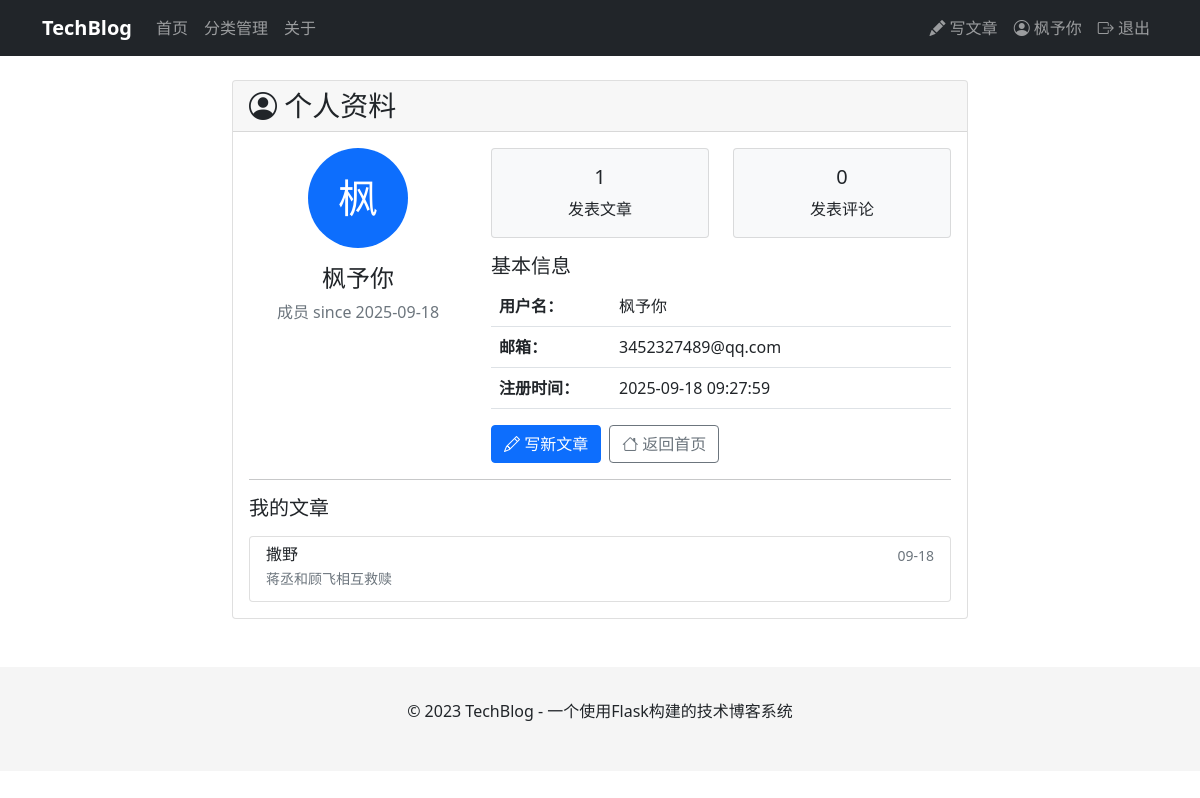
Page /profile (signed in) on the committed database.
### models.py (models this page shows, shortened)
class User(UserMixin,db.Model): #这行代码定义了一个用户模型类，它同时继承了两个类：UserMixin 和 db.Model。
    id=db.Column(db.Integer,primary_key=True)
    username=db.Column(db.String(80),unique=True,nullable=False)
    password_hash=db.Column(db.String(120))
    email=db.Column(db.String(120),unique=True,nullable=False)
    posts=db.relationship('Post',backref='author',lazy=True)
    comments=db.relationship('Comment',backref='author',lazy=True)
    created_at=db.Column(db.DateTime,default=datetime.utcnow)

class Post(db.Model):
    id=db.Column(db.Integer,primary_key=True)
    title=db.Column(db.String(200),nullable=False)
    content=db.Column(db.Text,nullable=False)
    user_id=db.Column(db.Integer,db.ForeignKey('user.id'),nullable=False)
    category_id=db.Column(db.Integer,db.ForeignKey('category.id'),nullable=False)
    comments=db.relationship('Comment',backref='post',lazy=True)
    created_at=db.Column(db.DateTime,default=datetime.utcnow)
    updated_at=db.Column(db.DateTime,default=datetime.utcnow,onupdate=datetime.utcnow)
    tags=db.relationship('Tag',secondary='post_tag',backref='posts')

### routes.py (the view)
@bp.route('/profile')
@login_required
def profile():
    user = User.query.get(current_user.id)
    posts_count = Post.query.filter_by(user_id=user.id).count()
    comments_count = Comment.query.filter_by(user_id=user.id).count()
    return render_template('profile.html', user=user, posts_count=posts_count, comments_count=comments_count)

### app.py (called while the page is built)
@login_manager.user_loader
def load_user(user_id):
    return User.query.get(int(user_id))

### templates/profile.html (shortened to what this page needs)
{% extends "base.html" %}
{% block content %}
<div class="row justify-content-center">
    <div class="col-lg-8">
        <div class="card">
            <div class="card-header">
                <h3 class="card-title mb-0">
                    <i class="bi bi-person-circle"></i> 个人资料
                </h3>
            </div>
            <div class="card-body">
                <div class="row">
                    <div class="col-md-4 text-center mb-4">
                        <div class="bg-primary text-white rounded-circle d-inline-flex align-items-center justify-content-center"
                             style="width: 100px; height: 100px; font-size: 2.5rem;">
                            {{ user.username[0]|upper }}
                        </div>
                        <h4 class="mt-3">{{ user.username }}</h4>
                        <p class="text-muted">成员 since {{ user.created_at.strftime('%Y-%m-%d') }}</p>
                    </div>
                    <div class="col-md-8">
                        <div class="row">
                            <div class="col-sm-6">
                                <div class="card bg-light mb-3">
                                    <div class="card-body text-center">
                                        <h5 class="card-title">{{ posts_count }}</h5>
                                        <p class="card-text">发表文章</p>
                                    </div>
                                </div>
                            </div>
                            <div class="col-sm-6">
                                <div class="card bg-light mb-3">
                                    <div class="card-body text-center">
                                        <h5 class="card-title">{{ comments_count }}</h5>
                                        <p class="card-text">发表评论</p>
                                    </div>
                                </div>
                            </div>
                        </div>
                        <h5>基本信息</h5>
                        <table class="table">
                            <tr>
                                <th width="120">用户名：</th>
                                <td>{{ user.username }}</td>
                            </tr>
                            <tr>
                                <th>邮箱：</th>
                                <td>{{ user.email }}</td>
                            </tr>
                            <tr>
                                <th>注册时间：</th>
                                <td>{{ user.created_at.strftime('%Y-%m-%d %H:%M:%S') }}</td>
                            </tr>
                        </table>
                        <div class="d-flex gap-2">
                            <a href="{{ url_for('main.create_post') }}" class="btn btn-primary">
                                <i class="bi bi-pencil"></i> 写新文章
                            </a>
                            <a href="{{ url_for('main.index') }}" class="btn btn-outline-secondary">
                                <i class="bi bi-house"></i> 返回首页
                            </a>
                        </div>
                    </div>
                </div>
                {% if user.posts %}
                <hr>
                <h5 class="mb-3">我的文章</h5>
                <div class="list-group">
                    {% for post in user.posts|sort(attribute='created_at', reverse=true) %}
                    <a href="{{ url_for('main.show_post', post_id=post.id) }}" class="list-group-item list-group-item-action">
                        <div class="d-flex w-100 justify-content-between">
                            <h6 class="mb-1">{{ post.title }}</h6>
                            <small class="text-muted">{{ post.created_at.strftime('%m-%d') }}</small>
                        </div>
                        <p class="mb-1 text-muted small">{{ post.content[:100] }}{% if post.content|length > 100 %}...{% endif %}</p>
                    </a>
                    {% endfor %}
                </div>
                {% endif %}
            </div>
        </div>
    </div>
</div>
{% endblock %}

### templates/base.html (shortened to what this page needs)
<!DOCTYPE html>
<html lang="zh-CN">
<head>
    <link href="https://cdn.jsdelivr.net/npm/bootstrap@5.1.3/dist/css/bootstrap.min.css" rel="stylesheet">
    <link rel="stylesheet" href="https://cdn.jsdelivr.net/npm/bootstrap-icons@1.8.1/font/bootstrap-icons.css">
</head>
<body>
    <nav class="navbar navbar-expand-lg navbar-dark bg-dark">
        <div class="container">
            <a class="navbar-brand" href="{{ url_for('main.index') }}">TechBlog</a>
            <div class="collapse navbar-collapse" id="navbarNav">
                <ul class="navbar-nav me-auto">
                    <li class="nav-item">
                        <a class="nav-link" href="{{ url_for('main.index') }}">首页</a>
                    </li>
                    <li class="nav-item">
                        <a class="nav-link" href="{{ url_for('main.manage_categories') }}">分类管理</a>
                    </li>
                    <li class="nav-item">
                        <a class="nav-link" href="#">关于</a>
                    </li>
                </ul>
                <ul class="navbar-nav">
                    {% if current_user.is_authenticated %}
                    <li class="nav-item">
                        <a class="nav-link" href="{{ url_for('main.create_post') }}">
                            <i class="bi bi-pencil-fill"></i> 写文章
                        </a>
                    </li>
                    <li class="nav-item">
                        <a class="nav-link" href="{{ url_for('main.profile') }}">
                            <i class="bi bi-person-circle"></i> {{ current_user.username }}
                        </a>
                    </li>
                    <li class="nav-item">
                        <a class="nav-link" href="{{ url_for('main.logout') }}">
                            <i class="bi bi-box-arrow-right"></i> 退出
                        </a>
                    </li>
                    {% endif %}
                </ul>
            </div>
        </div>
    </nav>
    <div class="container mt-4">
        {% block content %}{% endblock %}
    </div>
    <footer class="footer mt-5">
        <div class="container text-center">
            <p>&copy; 2023 TechBlog - 一个使用Flask构建的技术博客系统</p>
        </div>
    </footer>
</body>
</html>

### templates/base.html (style rules this page uses)
.navbar-brand { font-weight: bold; }
.footer { background-color: #f5f5f5; padding: 2rem 0; margin-top: 4rem; }

### rows in the picture
User: username "枫予你", username "枫", created_at "2025-09-18", email "3452327489@qq.com", created_at "2025-09-18 09:27:59"
Post: title "撒野", created_at "09-18", content "蒋丞和顾飞相互救赎"

### other values in the picture
{{ posts_count }} "1"
{{ comments_count }} "0"
